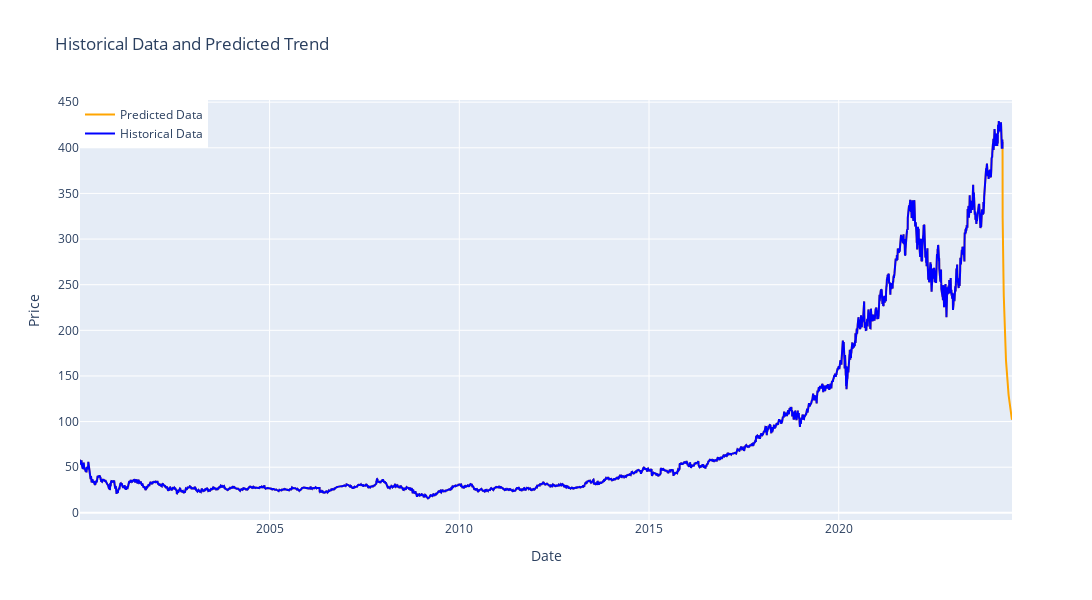

The notebook cell saved with this chart:
### Code cell
predicted_dates = pd.date_range(start=df.index[-1] + pd.Timedelta(days=1), periods=window_size)
predicted_df = pd.DataFrame(input_data.squeeze(), index=predicted_dates, columns=['Close'])
extended_df = pd.concat([df, predicted_df])

df['Close'] = scaler.inverse_transform(df[['Close']])
extended_df['Close'] = scaler.inverse_transform(extended_df[['Close']])

fig = go.Figure()

fig.add_trace(go.Scatter(x=extended_df.index, y=extended_df['Close'], mode='lines', name='Predicted Data', line=dict(color='orange')))
fig.add_trace(go.Scatter(x=df.index, y=df['Close'], mode='lines', name='Historical Data', line=dict(color='blue')))

fig.update_layout(
    xaxis=dict(title='Date'),
    yaxis=dict(title='Price'),
    title='Historical Data and Predicted Trend',
    legend=dict(x=0, y=1),
    width=1200,
    height=600
)

fig.show()

### Figure 1 — Plotly figure (JSON) as saved in the notebook; plotly's stock layout.template omitted (floating-point values rounded to 4 significant figures; data arrays with more than 128 entries replaced by an {"elided": "..."} marker saying what was removed)
{"data": [{"line": {"color": "orange"}, "mode": "lines", "name": "Predicted Data", "type": "scatter", "x": {"elided": "6209 str values"}, "y": {"elided": "6209 float values"}}, {"line": {"color": "blue"}, "mode": "lines", "name": "Historical Data", "type": "scatter", "x": {"elided": "6118 str values"}, "y": {"elided": "6118 float values"}}], "layout": {"height": 600, "legend": {"x": 0, "y": 1}, "title": {"text": "Historical Data and Predicted Trend"}, "width": 1200, "xaxis": {"title": {"text": "Date"}}, "yaxis": {"title": {"text": "Price"}}}}
